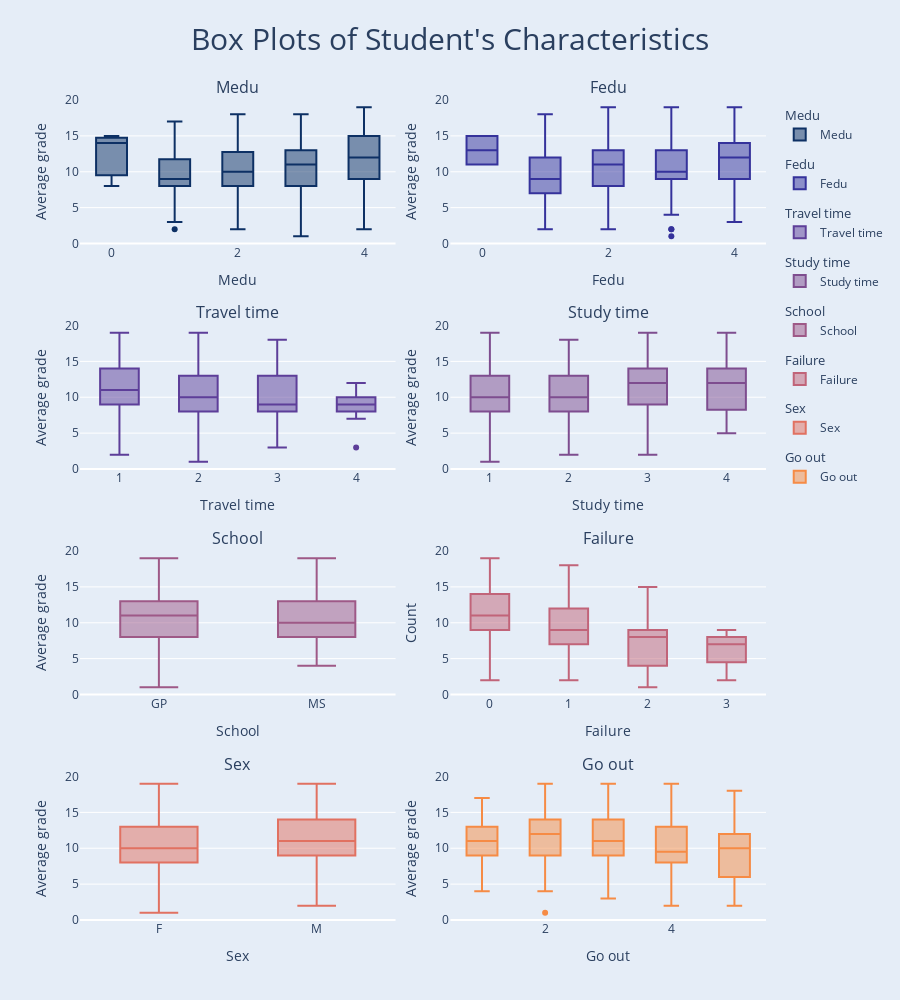

The notebook cell saved with this chart:
### Markdown cell above
<B>Distribution of Students grades </B>

### Code cell
fig = sp.make_subplots(
    rows=4, 
    cols=2,
    horizontal_spacing=0.08,
    subplot_titles=[
        "Medu",
        "Fedu",
        "Travel time",
        "Study time",
        "School",
        "Failure",
        "Sex",
        "Go out",],
        vertical_spacing = 0.1
)

g1_box = go.Box(
    x = df.Medu,
    y=df.avg,
    name="Medu",
    legendgroup="Medu",
    legendgrouptitle_text="Medu",
    marker_color=next(palette),
)

g2_box = go.Box(
    x = df.Fedu,
    y=df.avg,
    name="Fedu",
    legendgroup="Fedu",
    legendgrouptitle_text="Fedu",
    marker_color=next(palette),
)

g3_box = go.Box(
    x = df.traveltime,
    y=df.avg,
    name="Travel time",
    legendgroup="Travel time",
    legendgrouptitle_text="Travel time",
    marker_color=next(palette),
)

gavg_box = go.Box(
    x = df.studytime,
    y=df.avg,
    name="Study time",
    legendgroup="Study time",
    legendgrouptitle_text="Study time",
    marker_color=next(palette),
)

age_box = go.Box(
    x = df.school,
    y=df.avg,
    name="School",
    legendgroup="School",
    legendgrouptitle_text="School",
    marker_color=next(palette),
)

fail_box = go.Box(
    x = df.failures,
    y=df.avg,
    name="Failure",
    legendgroup="Failure",
    legendgrouptitle_text="Failure",
    marker_color=next(palette),
)

sex_box = go.Box(
    x = df.sex,
    y=df.avg,
    name="Sex",
    legendgroup="Sex",
    legendgrouptitle_text="Sex",
    marker_color=next(palette),
)

go_box = go.Box(
    x = df.goout,
    y=df.avg,
    name="Go out",
    legendgroup="Go out",
    legendgrouptitle_text="Go out",
    marker_color=next(palette),
)

fig.add_trace(g1_box, row=1, col=1)
fig.update_xaxes(title_text="Medu", row=1, col=1)
fig.update_yaxes(title_text="Average grade", row=1, col=1)

fig.add_trace(g2_box, row=1, col=2)
fig.update_xaxes(title_text="Fedu", row=1, col=2)
fig.update_yaxes(title_text="Average grade", row=1, col=2)

fig.add_trace(g3_box, row=2, col=1)
fig.update_xaxes(title_text="Travel time", row=2, col=1)
fig.update_yaxes(title_text="Average grade", row=2, col=1)

fig.add_trace(gavg_box, row=2, col=2)
fig.update_xaxes(title_text="Study time", row=2, col=2)
fig.update_yaxes(title_text="Average grade", row=2, col=2)

fig.add_trace(age_box, row=3, col=1)
fig.update_xaxes(title_text="School", row=3, col=1)
fig.update_yaxes(title_text="Average grade", row=3, col=1)

fig.add_trace(fail_box, row=3, col=2)
fig.update_xaxes(title_text="Failure", row=3, col=2)
fig.update_yaxes(title_text="Count", row=3, col=2)

fig.add_trace(sex_box, row=4, col=1)
fig.update_xaxes(title_text="Sex", row=4, col=1)
fig.update_yaxes(title_text="Average grade", row=4, col=1)

fig.add_trace(go_box, row=4, col=2)
fig.update_xaxes(title_text="Go out", row=4, col=2)
fig.update_yaxes(title_text="Average grade", row=4, col=2)

fig.update_layout(
    template="plotly",
    height=1000,
)

fig.update(
    layout_title_text="Box Plots of Student's Characteristics",
    layout_title_font_size=30,
    layout_title_x=0.5,
    layout_paper_bgcolor='rgb(229, 237, 247)',
    layout_plot_bgcolor='rgb(229, 237, 247)',
)

fig.show()

### Figure 1 — Plotly figure (JSON) as saved in the notebook; plotly's stock layout.template omitted (floating-point values rounded to 4 significant figures; data arrays with more than 128 entries replaced by an {"elided": "..."} marker saying what was removed)
{"data": [{"legendgroup": "Medu", "legendgrouptitle": {"text": "Medu"}, "marker": {"color": "rgb(13, 48, 100)"}, "name": "Medu", "type": "box", "x": {"elided": "395 int values"}, "xaxis": "x", "y": {"elided": "395 int values"}, "yaxis": "y"}, {"legendgroup": "Fedu", "legendgrouptitle": {"text": "Fedu"}, "marker": {"color": "rgb(53, 50, 155)"}, "name": "Fedu", "type": "box", "x": {"elided": "395 int values"}, "xaxis": "x2", "y": {"elided": "395 int values"}, "yaxis": "y2"}, {"legendgroup": "Travel time", "legendgrouptitle": {"text": "Travel time"}, "marker": {"color": "rgb(93, 62, 153)"}, "name": "Travel time", "type": "box", "x": {"elided": "395 int values"}, "xaxis": "x3", "y": {"elided": "395 int values"}, "yaxis": "y3"}, {"legendgroup": "Study time", "legendgrouptitle": {"text": "Study time"}, "marker": {"color": "rgb(126, 77, 143)"}, "name": "Study time", "type": "box", "x": {"elided": "395 int values"}, "xaxis": "x4", "y": {"elided": "395 int values"}, "yaxis": "y4"}, {"legendgroup": "School", "legendgrouptitle": {"text": "School"}, "marker": {"color": "rgb(158, 89, 135)"}, "name": "School", "type": "box", "x": {"elided": "395 str values"}, "xaxis": "x5", "y": {"elided": "395 int values"}, "yaxis": "y5"}, {"legendgroup": "Failure", "legendgrouptitle": {"text": "Failure"}, "marker": {"color": "rgb(193, 100, 121)"}, "name": "Failure", "type": "box", "x": {"elided": "395 int values"}, "xaxis": "x6", "y": {"elided": "395 int values"}, "yaxis": "y6"}, {"legendgroup": "Sex", "legendgrouptitle": {"text": "Sex"}, "marker": {"color": "rgb(225, 113, 97)"}, "name": "Sex", "type": "box", "x": {"elided": "395 str values"}, "xaxis": "x7", "y": {"elided": "395 int values"}, "yaxis": "y7"}, {"legendgroup": "Go out", "legendgrouptitle": {"text": "Go out"}, "marker": {"color": "rgb(246, 139, 69)"}, "name": "Go out", "type": "box", "x": {"elided": "395 int values"}, "xaxis": "x8", "y": {"elided": "395 int values"}, "yaxis": "y8"}], "layout": {"annotations": [{"font": {"size": 16}, "showarrow": false, "text": "Medu", "x": 0.23, "xanchor": "center", "xref": "paper", "y": 1, "yanchor": "bottom", "yref": "paper"}, {"font": {"size": 16}, "showarrow": false, "text": "Fedu", "x": 0.77, "xanchor": "center", "xref": "paper", "y": 1, "yanchor": "bottom", "yref": "paper"}, {"font": {"size": 16}, "showarrow": false, "text": "Travel time", "x": 0.23, "xanchor": "center", "xref": "paper", "y": 0.725, "yanchor": "bottom", "yref": "paper"}, {"font": {"size": 16}, "showarrow": false, "text": "Study time", "x": 0.77, "xanchor": "center", "xref": "paper", "y": 0.725, "yanchor": "bottom", "yref": "paper"}, {"font": {"size": 16}, "showarrow": false, "text": "School", "x": 0.23, "xanchor": "center", "xref": "paper", "y": 0.45, "yanchor": "bottom", "yref": "paper"}, {"font": {"size": 16}, "showarrow": false, "text": "Failure", "x": 0.77, "xanchor": "center", "xref": "paper", "y": 0.45, "yanchor": "bottom", "yref": "paper"}, {"font": {"size": 16}, "showarrow": false, "text": "Sex", "x": 0.23, "xanchor": "center", "xref": "paper", "y": 0.175, "yanchor": "bottom", "yref": "paper"}, {"font": {"size": 16}, "showarrow": false, "text": "Go out", "x": 0.77, "xanchor": "center", "xref": "paper", "y": 0.175, "yanchor": "bottom", "yref": "paper"}], "height": 1000, "paper_bgcolor": "rgb(229, 237, 247)", "plot_bgcolor": "rgb(229, 237, 247)", "title": {"font": {"size": 30}, "text": "Box Plots of Student's Characteristics", "x": 0.5}, "xaxis": {"anchor": "y", "domain": [0, 0.46], "title": {"text": "Medu"}}, "xaxis2": {"anchor": "y2", "domain": [0.54, 1], "title": {"text": "Fedu"}}, "xaxis3": {"anchor": "y3", "domain": [0, 0.46], "title": {"text": "Travel time"}}, "xaxis4": {"anchor": "y4", "domain": [0.54, 1], "title": {"text": "Study time"}}, "xaxis5": {"anchor": "y5", "domain": [0, 0.46], "title": {"text": "School"}}, "xaxis6": {"anchor": "y6", "domain": [0.54, 1], "title": {"text": "Failure"}}, "xaxis7": {"anchor": "y7", "domain": [0, 0.46], "title": {"text": "Sex"}}, "xaxis8": {"anchor": "y8", "domain": [0.54, 1], "title": {"text": "Go out"}}, "yaxis": {"anchor": "x", "domain": [0.825, 1], "title": {"text": "Average grade"}}, "yaxis2": {"anchor": "x2", "domain": [0.825, 1], "title": {"text": "Average grade"}}, "yaxis3": {"anchor": "x3", "domain": [0.55, 0.725], "title": {"text": "Average grade"}}, "yaxis4": {"anchor": "x4", "domain": [0.55, 0.725], "title": {"text": "Average grade"}}, "yaxis5": {"anchor": "x5", "domain": [0.275, 0.45], "title": {"text": "Average grade"}}, "yaxis6": {"anchor": "x6", "domain": [0.275, 0.45], "title": {"text": "Count"}}, "yaxis7": {"anchor": "x7", "domain": [0, 0.175], "title": {"text": "Average grade"}}, "yaxis8": {"anchor": "x8", "domain": [0, 0.175], "title": {"text": "Average grade"}}}}
